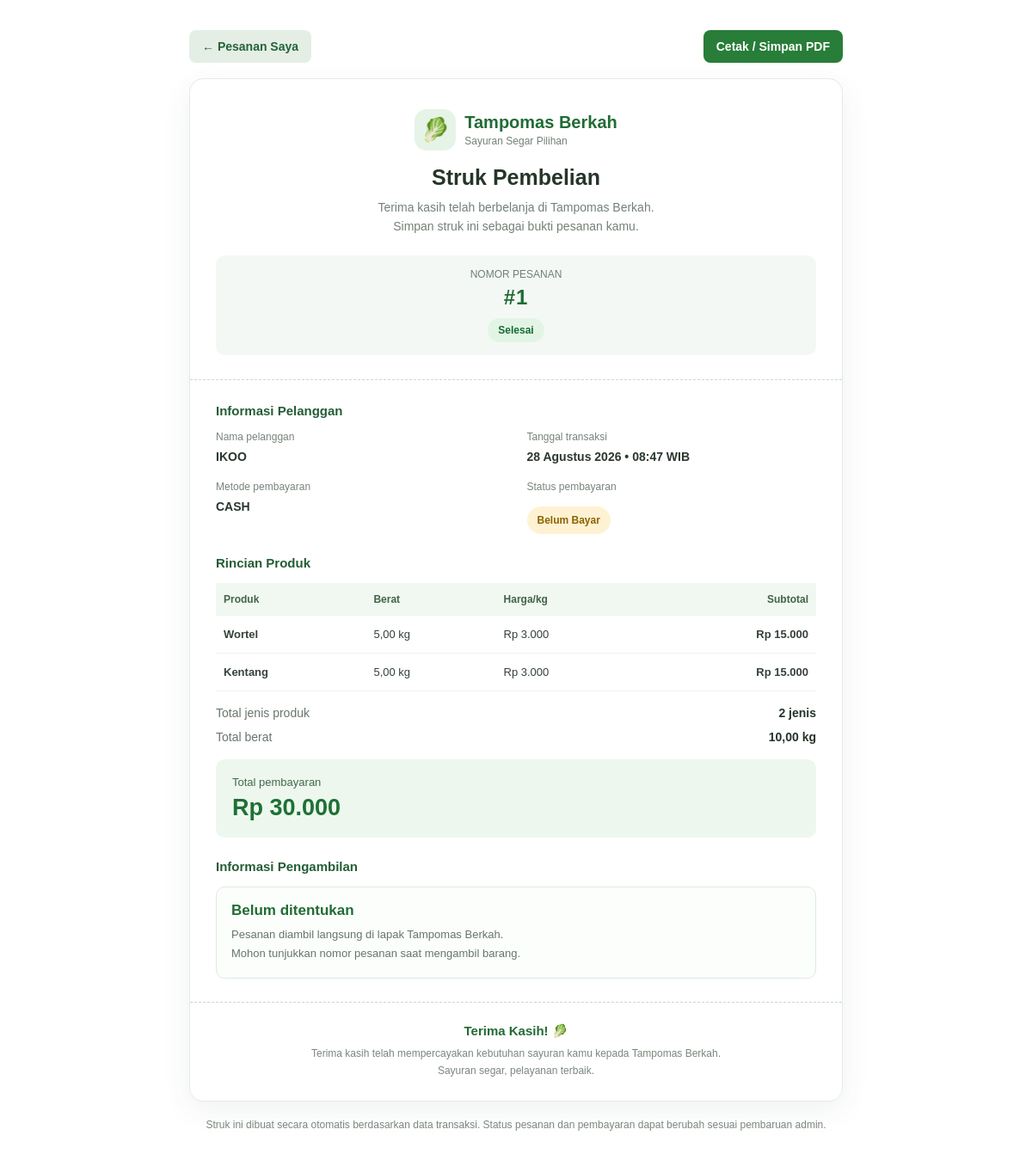
Screenshot of /pesanan_berhasil.php?id=1 (signed in) with the database file from the repository.
### tables this page shows
CREATE TABLE `tpesanan` (
  `id_pesanan` int(11) NOT NULL,
  `id_user` int(11) NOT NULL,
  `tanggal_pesanan` timestamp NOT NULL DEFAULT current_timestamp(),
  `tanggal_pengambilan` date DEFAULT NULL,
  `total_berat` decimal(10,2) NOT NULL DEFAULT 0.00,
  `total_harga` decimal(12,2) NOT NULL DEFAULT 0.00,
  `status` enum('menunggu','diproses','siap_diambil','selesai','dibatalkan') NOT NULL DEFAULT 'menunggu',
  `catatan` text DEFAULT NULL,
  `metode_pembayaran` enum('cash','transfer','qris') NOT NULL DEFAULT 'cash',
  `status_pembayaran` enum('belum_bayar','menunggu_verifikasi','lunas','ditolak') NOT NULL DEFAULT 'belum_bayar',
  `bukti_pembayaran` varchar(255) DEFAULT NULL,
  `catatan_pembayaran` text DEFAULT NULL
);

CREATE TABLE `tuser` (
  `id_user` int(11) NOT NULL,
  `nama` varchar(100) NOT NULL,
  `username` varchar(50) NOT NULL,
  `id_role` int(11) DEFAULT NULL,
  `password` varchar(255) NOT NULL,
  `no_hp` varchar(20) DEFAULT NULL,
  `alamat` text DEFAULT NULL,
  `role` enum('user','admin') NOT NULL DEFAULT 'user',
  `created_at` timestamp NOT NULL DEFAULT current_timestamp()
);

CREATE TABLE `tdetail_pesanan` (
  `id_detail` int(11) NOT NULL,
  `id_pesanan` int(11) NOT NULL,
  `id_produk` int(11) NOT NULL,
  `jumlah_kg` decimal(10,2) NOT NULL DEFAULT 0.00,
  `harga_satuan` decimal(10,2) NOT NULL DEFAULT 0.00,
  `subtotal` decimal(12,2) NOT NULL DEFAULT 0.00
);

CREATE TABLE `tproduk` (
  `id_produk` int(11) NOT NULL,
  `nama_produk` varchar(100) NOT NULL,
  `deskripsi` text DEFAULT NULL,
  `harga_per_kg` decimal(10,2) NOT NULL DEFAULT 0.00,
  `stok_kg` decimal(10,2) NOT NULL DEFAULT 0.00,
  `minimal_pembelian` decimal(10,2) NOT NULL DEFAULT 5.00,
  `status` enum('aktif','nonaktif') NOT NULL DEFAULT 'aktif',
  `created_at` timestamp NOT NULL DEFAULT current_timestamp(),
  `updated_at` timestamp NOT NULL DEFAULT current_timestamp() ON UPDATE current_timestamp()
);

### pesanan_berhasil.php (the view, shortened to what this page needs)
<?php
require_once __DIR__ . "/config/koneksi.php";
$id_user = (int) ($_SESSION["id_user"] ?? 0);
$id_pesanan = (int) ($_GET["id"] ?? 0);
$stmt = mysqli_prepare(
    $koneksi,
    "SELECT
        p.id_pesanan,
        p.id_user,
        p.tanggal_pesanan,
        p.tanggal_pengambilan,
        p.total_berat,
        p.total_harga,
        p.status,
        p.catatan,
        p.metode_pembayaran,
        p.status_pembayaran,
        u.nama AS nama_pelanggan
     FROM tpesanan p
     JOIN tuser u ON p.id_user = u.id_user
     WHERE p.id_pesanan = ?
       AND p.id_user = ?
     LIMIT 1"
);
mysqli_stmt_bind_param($stmt, "ii", $id_pesanan, $id_user);
mysqli_stmt_execute($stmt);
$hasil = mysqli_stmt_get_result($stmt);
$pesanan = mysqli_fetch_assoc($hasil);
$stmt = mysqli_prepare(
    $koneksi,
    "SELECT
        d.jumlah_kg,
        d.harga_satuan,
        d.subtotal,
        pr.nama_produk
     FROM tdetail_pesanan d
     LEFT JOIN tproduk pr ON d.id_produk = pr.id_produk
     WHERE d.id_pesanan = ?"
);
mysqli_stmt_bind_param($stmt, "i", $id_pesanan);
mysqli_stmt_execute($stmt);
$hasil_detail = mysqli_stmt_get_result($stmt);
$detail_produk = [];
while ($row = mysqli_fetch_assoc($hasil_detail)) {
    $detail_produk[] = $row;
}
function e($nilai)
{
    return htmlspecialchars(
        (string) ($nilai ?? "-"),
        ENT_QUOTES,
        "UTF-8"
    );
}
function rupiah($nilai)
{
    return "Rp " . number_format(
        (float) $nilai,
        0,
        ",",
        "."
    );
}
function tanggalIndonesia($tanggal, $denganJam = false)
{
    if (empty($tanggal)) {
        return "Belum ditentukan";
    }
    $timestamp = strtotime($tanggal);
    $bulan = [
        1 => "Januari",
        2 => "Februari",
        3 => "Maret",
        4 => "April",
        5 => "Mei",
        6 => "Juni",
        7 => "Juli",
        8 => "Agustus",
        9 => "September",
        10 => "Oktober",
        11 => "November",
        12 => "Desember"
    ];
    $format = date("j", $timestamp) . " " .
        $bulan[(int) date("n", $timestamp)] . " " .
        date("Y", $timestamp);
    if ($denganJam) {
        $format .= " • " . date("H:i", $timestamp) . " WIB";
    }
    return $format;
}
function labelStatus($status)
{
    $label = [
        "menunggu" => "Menunggu",
        "diproses" => "Diproses",
        "siap_diambil" => "Siap Diambil",
        "selesai" => "Selesai",
        "dibatalkan" => "Dibatalkan",
        "belum_bayar" => "Belum Bayar",
        "menunggu_verifikasi" => "Menunggu Verifikasi",
        "lunas" => "Lunas"
    ];
    return $label[$status] ?? ucwords(
        str_replace("_", " ", (string) $status)
    );
}
$status_pesanan = (string) $pesanan["status"];
$status_bayar = (string) $pesanan["status_pembayaran"];
$status_dibatalkan = $status_pesanan === "dibatalkan";
$status_lunas = $status_bayar === "lunas";
if ($status_dibatalkan) {
    $kelas_status = "dibatalkan";
} elseif ($status_pesanan === "selesai") {
    $kelas_status = "selesai";
} elseif ($status_pesanan === "siap_diambil") {
    $kelas_status = "siap";
} elseif ($status_pesanan === "diproses") {
    $kelas_status = "diproses";
} else {
    $kelas_status = "menunggu";
}
$kelas_bayar = $status_lunas
    ? "lunas"
    : ($status_dibatalkan ? "dibatalkan" : "belum");
$total_item = count($detail_produk);
$total_berat = (float) $pesanan["total_berat"];
$total_harga = (float) $pesanan["total_harga"];
?>
<!DOCTYPE html>
<html lang="id">
<head>
    <link rel="stylesheet" href="assets/style.css">
</head>
<body>
<main class="struk-halaman">
    <div class="struk-aksi">
        <a href="pesanan_saya.php"
           class="struk-tombol tombol-kembali">
            ← Pesanan Saya
        </a>
        <button type="button"
                class="struk-tombol tombol-cetak"
                onclick="window.print()">
            Cetak / Simpan PDF
        </button>
    </div>
    <article class="struk-kartu">
        <header class="struk-header">
            <div class="struk-logo">
                <div class="struk-logo-icon">🥬</div>
                <div class="struk-logo-text">
                    <strong>Tampomas Berkah</strong>
                    <span>Sayuran Segar Pilihan</span>
                </div>
            </div>
            <h1>
                <?= $status_dibatalkan
                    ? "Detail Transaksi"
                    : "Struk Pembelian"; ?>
            </h1>
            <p>
                Terima kasih telah berbelanja di Tampomas Berkah.
                <br>
                Simpan struk ini sebagai bukti pesanan kamu.
            </p>
            <div class="struk-nomor">
                <span>NOMOR PESANAN</span>
                <strong>
                    #<?= (int) $pesanan["id_pesanan"]; ?>
                </strong>
                <br>
                <span class="struk-status status-<?= e($kelas_status); ?>">
                    <?= e(labelStatus($status_pesanan)); ?>
                </span>
            </div>
        </header>
        <div class="struk-konten">
            <section class="struk-bagian">
                <h2>Informasi Pelanggan</h2>
                <div class="struk-info">
                    <div class="struk-info-item">
                        <span>Nama pelanggan</span>
                        <strong><?= e($pesanan["nama_pelanggan"]); ?></strong>
                    </div>
                    <div class="struk-info-item">
                        <span>Tanggal transaksi</span>
                        <strong>
                            <?= e(tanggalIndonesia(
                                $pesanan["tanggal_pesanan"],
                                true
                            )); ?>
                        </strong>
                    </div>
                    <div class="struk-info-item">
                        <span>Metode pembayaran</span>
                        <strong>
                            <?= e(strtoupper(
                                $pesanan["metode_pembayaran"]
                            )); ?>
                        </strong>
                    </div>
                    <div class="struk-info-item">
                        <span>Status pembayaran</span>
                        <strong>
                            <span class="struk-status status-<?= e($kelas_bayar); ?>">
                                <?= e(labelStatus($status_bayar)); ?>
                            </span>
                        </strong>
                    </div>
                </div>
            </section>
            <section class="struk-bagian">
                <h2>Rincian Produk</h2>
                <div class="struk-tabel-wrapper">
                    <table class="struk-tabel">
                        <thead>
                            <tr>
                                <th>Produk</th>
                                <th>Berat</th>
                                <th>Harga/kg</th>
                                <th>Subtotal</th>
                            </tr>
                        </thead>
                        <tbody>
                            <?php if (count($detail_produk) > 0): ?>
                                <?php foreach ($detail_produk as $item): ?>
                                    <tr>
                                        <td>
                                            <span class="struk-nama-produk">
                                                <?= e(
                                                    $item["nama_produk"]
                                                    ?? "Produk tidak tersedia"
                                                ); ?>
                                            </span>
                                        </td>
                                        <td>
                                            <?= number_format(
                                                (float) $item["jumlah_kg"],
                                                2,
                                                ",",
                                                "."
                                            ); ?> kg
                                        </td>
                                        <td>
                                            <?= rupiah($item["harga_satuan"]); ?>
                                        </td>
                                        <td>
                                            <strong>
                                                <?= rupiah($item["subtotal"]); ?>
                                            </strong>
                                        </td>
                                    </tr>
                                <?php endforeach; ?>
                            <?php endif; ?>
                        </tbody>
                    </table>
                </div>
                <div class="struk-total">
                    <div class="struk-total-baris">
                        <span>Total jenis produk</span>
                        <strong><?= $total_item; ?> jenis</strong>
                    </div>
                    <div class="struk-total-baris">
                        <span>Total berat</span>
                        <strong>
                            <?= number_format(
                                $total_berat,
                                2,
                                ",",
                                "."
                            ); ?> kg
                        </strong>
                    </div>
                    <div class="struk-total-bayar">
                        <span>Total pembayaran</span>
                        <strong><?= rupiah($total_harga); ?></strong>
                    </div>
                </div>
            </section>
            <section class="struk-bagian">
                <h2>Informasi Pengambilan</h2>
                <div class="struk-pengambilan">
                    <strong>
                        <?= e(tanggalIndonesia(
                            $pesanan["tanggal_pengambilan"] ?? null
                        )); ?>
                    </strong>
                    <p>
                        Pesanan diambil langsung di lapak Tampomas Berkah.
                        <br>
                        Mohon tunjukkan nomor pesanan saat mengambil barang.
                    </p>
                </div>
            </section>
        </div>
        <footer class="struk-footer">
            <strong>Terima Kasih! 🥬</strong>
            <p>
                Terima kasih telah mempercayakan kebutuhan sayuran
                kamu kepada Tampomas Berkah.
                <br>
                Sayuran segar, pelayanan terbaik.
            </p>
        </footer>
    </article>
    <p class="struk-catatan-bawah">
        Struk ini dibuat secara otomatis berdasarkan data transaksi.
        Status pesanan dan pembayaran dapat berubah sesuai pembaruan admin.
    </p>
</main>
</body>
</html>

### rows the page displays
tpesanan: id_pesanan "1", status "Selesai", id_user.nama "IKOO", tanggal_pesanan "28 Agustus 2026 • 08:47 WIB", metode_pembayaran "CASH", status_pembayaran "Belum Bayar", total_berat "10,00", total_harga "Rp 30.000", tanggal_pengambilan "Belum ditentukan"
tdetail_pesanan: id_produk.nama_produk "Wortel", jumlah_kg "5,00", harga_satuan "Rp 3.000", subtotal "Rp 15.000"
tdetail_pesanan: id_produk.nama_produk "Kentang", jumlah_kg "5,00", harga_satuan "Rp 3.000", subtotal "Rp 15.000"

### other values shown
$total_item "2"
